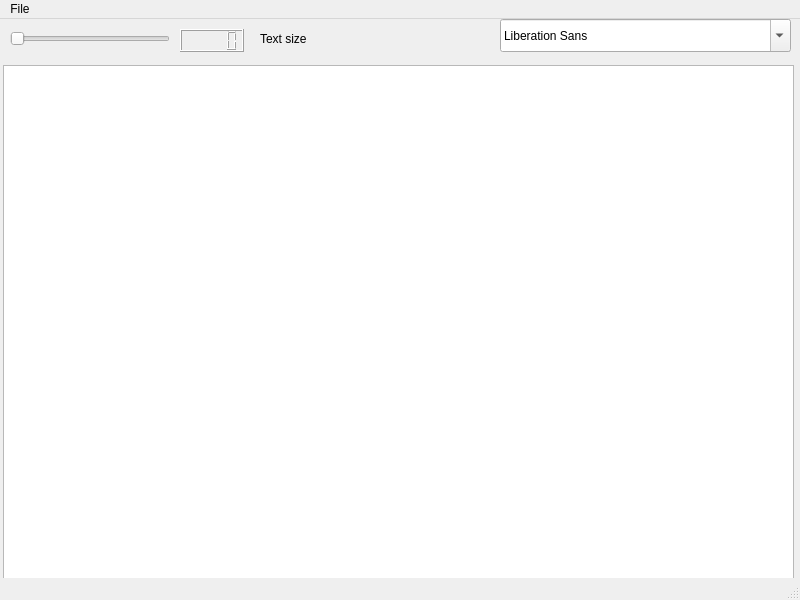
<?xml version="1.0" encoding="UTF-8"?>
<ui version="4.0">
 <class>MainWindow</class>
 <widget class="QMainWindow" name="MainWindow">
  <property name="geometry">
   <rect>
    <x>0</x>
    <y>0</y>
    <width>800</width>
    <height>600</height>
   </rect>
  </property>
  <property name="windowTitle">
   <string>MainWindow</string>
  </property>
  <widget class="QWidget" name="centralwidget">
   <widget class="QSlider" name="horizontalSlider">
    <property name="geometry">
     <rect>
      <x>10</x>
      <y>10</y>
      <width>160</width>
      <height>20</height>
     </rect>
    </property>
    <property name="orientation">
     <enum>Qt::Horizontal</enum>
    </property>
   </widget>
   <widget class="QTextEdit" name="textEdit">
    <property name="geometry">
     <rect>
      <x>3</x>
      <y>46</y>
      <width>791</width>
      <height>531</height>
     </rect>
    </property>
   </widget>
   <widget class="QLCDNumber" name="lcdNumber">
    <property name="geometry">
     <rect>
      <x>180</x>
      <y>10</y>
      <width>64</width>
      <height>23</height>
     </rect>
    </property>
   </widget>
   <widget class="QLabel" name="label">
    <property name="geometry">
     <rect>
      <x>260</x>
      <y>10</y>
      <width>66</width>
      <height>19</height>
     </rect>
    </property>
    <property name="text">
     <string>Text size</string>
    </property>
   </widget>
   <widget class="QFontComboBox" name="fontComboBox">
    <property name="geometry">
     <rect>
      <x>500</x>
      <y>0</y>
      <width>291</width>
      <height>33</height>
     </rect>
    </property>
   </widget>
  </widget>
  <widget class="QMenuBar" name="menubar">
   <property name="geometry">
    <rect>
     <x>0</x>
     <y>0</y>
     <width>800</width>
     <height>31</height>
    </rect>
   </property>
   <widget class="QMenu" name="menuFile">
    <property name="title">
     <string>File</string>
    </property>
    <addaction name="separator"/>
    <addaction name="actionOpen"/>
    <addaction name="actionSave"/>
    <addaction name="actionExit"/>
   </widget>
   <addaction name="menuFile"/>
  </widget>
  <widget class="QStatusBar" name="statusbar"/>
  <action name="actionOpen_Ctrl_X">
   <property name="text">
    <string>Open              Ctrl-X</string>
   </property>
  </action>
  <action name="actionSave_Ctrl_S">
   <property name="text">
    <string> Save               Ctrl-S</string>
   </property>
  </action>
  <action name="actionExit_Ctrl_X">
   <property name="text">
    <string>Exit             Ctrl-X</string>
   </property>
  </action>
  <action name="actionOpen">
   <property name="text">
    <string>Open</string>
   </property>
  </action>
  <action name="actionSave">
   <property name="text">
    <string>Save</string>
   </property>
  </action>
  <action name="actionExit">
   <property name="text">
    <string>Exit</string>
   </property>
  </action>
 </widget>
 <resources/>
 <connections/>
</ui>
